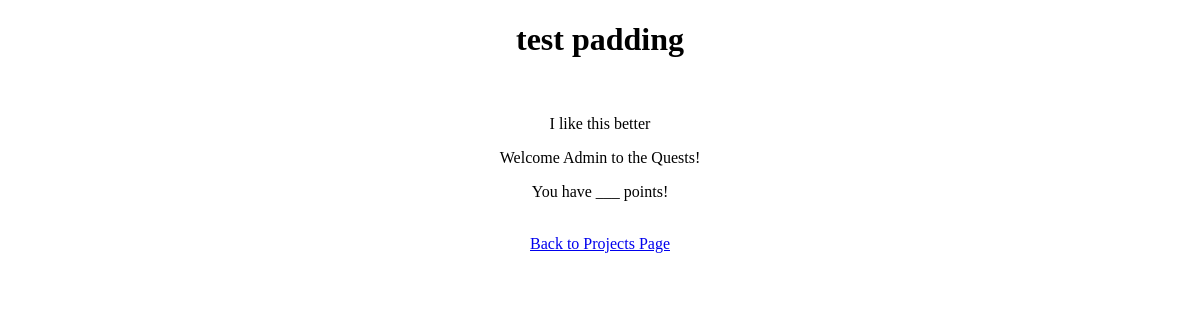
/quest/admin_home_view_only/43, run on an earlier commit of the app's database.
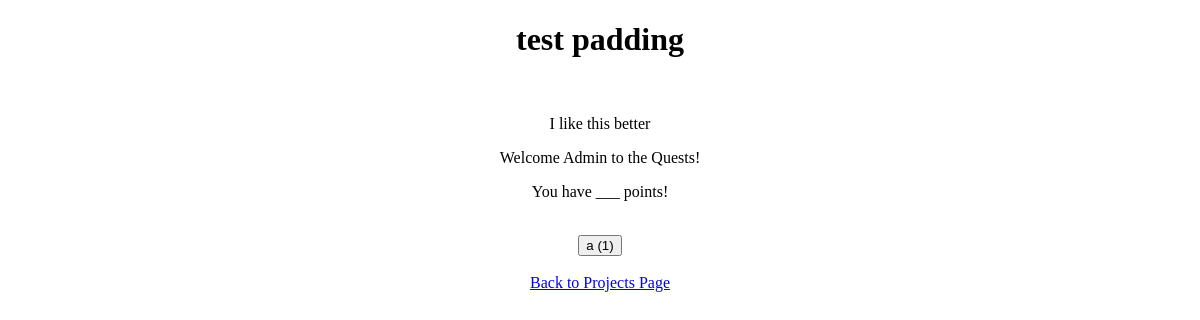
And on a later commit of the database.
### quest_extension/models.py (models this page shows)
class Quest(models.Model):
    project = models.ForeignKey(Project, on_delete=models.CASCADE)
    quest_name = models.CharField(max_length=250)
    quest_description = models.CharField(max_length=1000, blank=True, null=True)
    quest_points_earned = models.IntegerField()
    deleted = models.BooleanField(default=False)
    time_modified = models.DateTimeField(auto_now=True)
    quest_path_number = models.IntegerField()

### quest_extension/views.py (the view)
# urls.py: path('admin_home_view_only/<project_id>', views.get_admin_home_view_only),
def get_admin_home_view_only(request, project_id):
    current_project = Project.objects.get(id = project_id)
    quests = Quest.objects.filter(project = current_project).order_by('quest_path_number')
    context = {'quests':quests, 'current_project': current_project}
    return render(request, 'quest_extension/admin_home_view_only.html', context)

### quest_extension/templates/quest_extension/admin_home_view_only.html
{% extends 'quest_extension/admin_home_base.html' %}
{% block redirect_to_quest_page %}
    {% for quest in quests %}
        <br>
        <form method='GET' action='/quest/admin_quest_page_view_only/{{quest.id}}'>
            <button type='submit'>{{quest.quest_name}} ({{quest.quest_path_number }})</button>
        </form>
    {% endfor %}
{% endblock %}

What changed in the data, as far as the page shows it:
added Quest: quest_name "a", quest_path_number "1"
